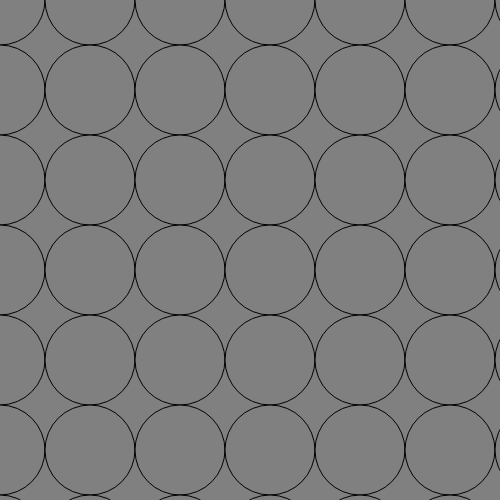
Frame 1 (no input)
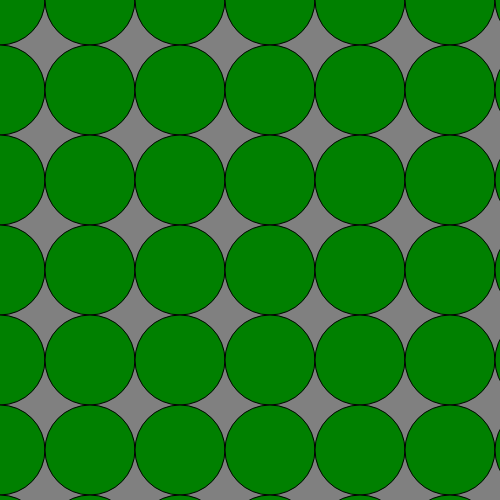
Frame 60 (no input)
Frame 120 (the mouse pressed at the canvas centre since frame 60): identical to frame 1, image omitted

The p5.js sketch that drew these frames (run headless with seeded random() and noise() and a simulated clock; from frame 60 on, the mouse is pressed at the canvas centre):

// p5.js sketch
// ── sketch.js
let Circlex = 1;
let Circley = 1;
const circleSize = 90
let overBox = false;
// let locked = false;


function setup() {
  createCanvas(500, 500);
}

function draw() {
  background("#808080");


    // fill("#FFFFFF")
    // beginShape()
    // vertex(130,10)
    // vertex(150,90)
    // vertex(220,90)
    // vertex(160,130)
    // vertex(180,220)
    // vertex(130,160)
    // vertex(80,220)
    // vertex(100,130)
    // vertex(40,90)
    // vertex(110,90)
    // endShape(CLOSE)


      // for (var i = 1; i <= 15; i++){
      // ellipse(i,i,80,80);
      // }
  
      if(overBox === true){
        fill("green");
        for (Circlex = 0; Circlex <= 10; Circlex++) {
          for (Circley = 0; Circley <= 10; Circley++) {
            ellipse(Circlex*90,Circley*90,circleSize,circleSize)
          }}
      }else{
        fill("grey");
        for (Circlex =0; Circlex <= 10; Circlex++) {
          for (Circley = 0; Circley <= 10; Circley++) {
            ellipse(Circlex*90,Circley*90,circleSize,circleSize)
          }}
      }
      
      // for (Circlex = 0; Circlex <= 2; Circlex++) {
      //   for (Circley = 0; Circley <= 2; Circley++) {
      //     ellipse(Circlex,Circley,circleSize,circleSize)
      //   }}


          overCircle()
 }

 



 function overCircle(){
    // for (Circlex = 0; Circlex <= 2; Circlex++) {
    //     for (Circley = 0; Circley <= 2; Circley++) {
    //       ellipse(Circlex*90,Circley*90,circleSize,circleSize)
    //     }}

    if (
      mouseX > Circlex - circleSize &&
      mouseX < Circlex + circleSize &&
      mouseY > Circley - circleSize &&
      mouseY < Circley + circleSize) 
      { overBox = true;
      }  else{
        overBox = false;
      }
 }
